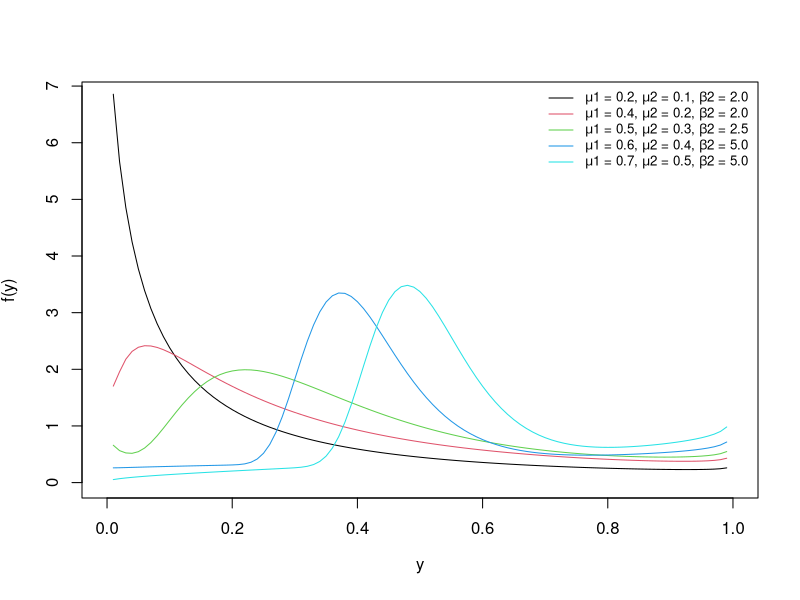
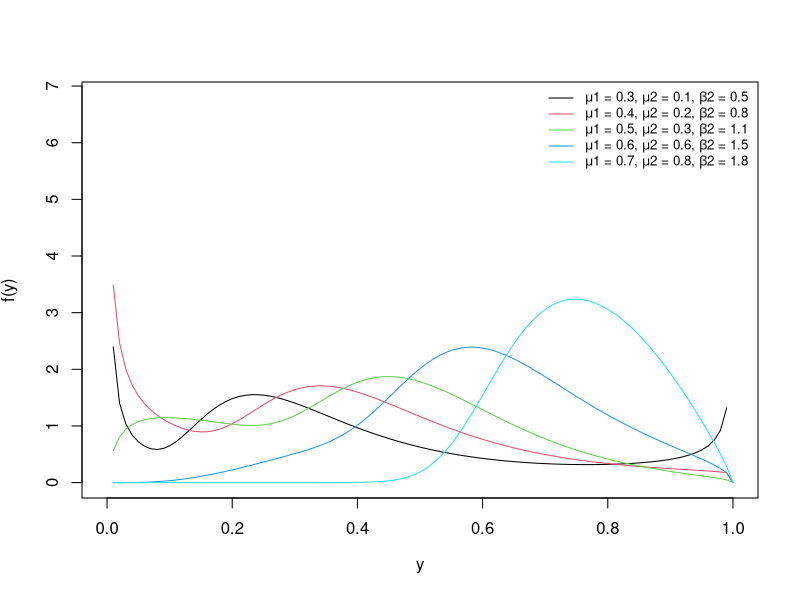
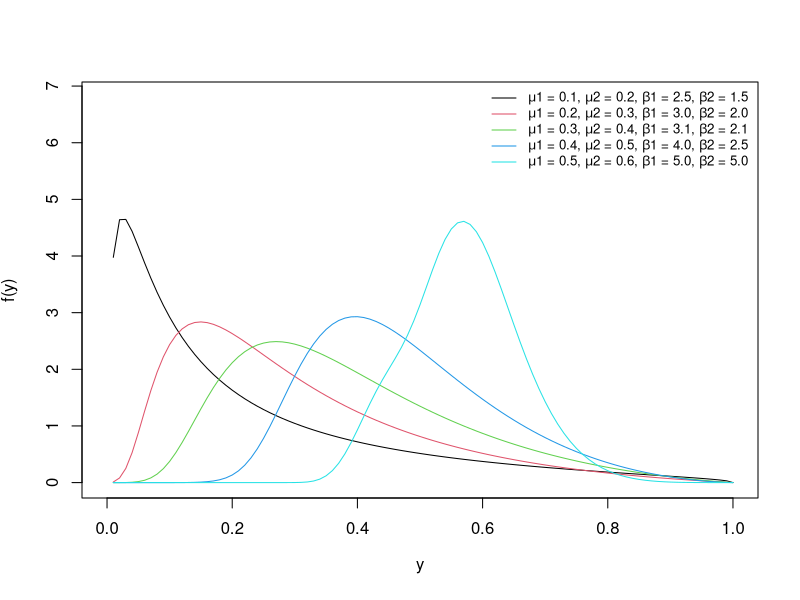
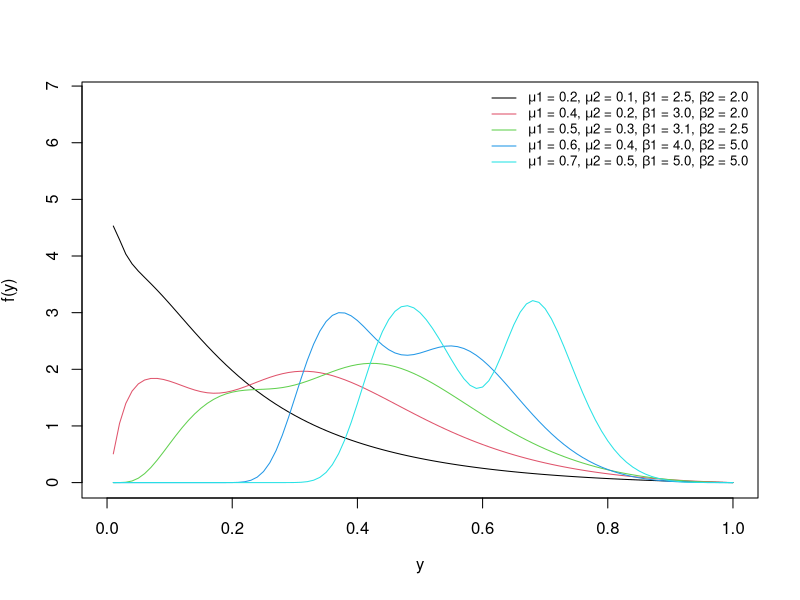

These charts were generated, in order, by the following R code:
####################################################
###############   Unit Weibull Mixture #############
####################################################
####################################################
#Clear the memory
rm(list = ls())

#Inicializations
fromx=0
tox=1
yliminf=0
ylimsup=6.8

p = 0.4
tau = 0.5
#Probability density function
f_wei<- function(y)
{
  (p*b1*log(tau)/(y*(log(l1)))*(log(y)/log(l1))^(b1-1)*tau^((log(y)/log(l1))^(b1)))+
    (1-p)*(b2*log(tau)/(y*(log(l2)))*(log(y)/log(l2))^(b2-1)*tau^((log(y)/log(l2))^(b2)))
  }
###############################################################################
# Information for the construction of Figure 4a of Section 4.

l1 = 0.2
l2 = 0.1
b1 = 0.9
b2 = 2.0
curve(f_wei,from=fromx, to=tox, add = FALSE, lty= 1,xlab = expression("y"),
      ylab = expression("f(y)"),ylim =c(yliminf,ylimsup), col =1, lwd = 1) 

l1 = 0.4
l2 = 0.2
b1 = 0.9
b2 = 2.0
curve(f_wei,from=fromx, to=tox, add = TRUE, lty=1,
      ylab = expression("f(y)"),ylim =c(yliminf,ylimsup), col = 2, lwd = 1)

l1 = 0.5
l2 = 0.3
b1 = 0.9
b2 = 2.5
curve(f_wei,from=fromx, to=tox, add = TRUE, lty=1,
      ylab = expression("f(y)"),ylim =c(yliminf,ylimsup), col = 3, lwd = 1)

l1 = 0.6
l2 = 0.4
b1 = 0.9
b2 = 5.0
curve(f_wei,from=fromx, to=tox, add = TRUE, lty=1, ylab = expression("f(y)"),
      ylim =c(yliminf,ylimsup), col = 4, lwd = 1)

l1 = 0.7
l2 = 0.5
b1 = 0.9
b2 = 5.0
curve(f_wei,from=fromx, to=tox, add = TRUE, lty=1,
      ylab = expression("f(y)"),xlab = expression("y"),
      ylim =c(yliminf,ylimsup), col = 5, lwd = 1)
  

legend("topright", c(expression(paste(mu,1, " = 0.2, ", mu,2, " = 0.1, ", beta,2,' = 2.0 ')),
                     c(expression(paste(mu,1, " = 0.4, ", mu,2, " = 0.2, ", beta,2,' = 2.0 ')),
                       c(expression(paste(mu,1, " = 0.5, ", mu,2, " = 0.3, ", beta,2,' = 2.5 ')),
                         c(expression(paste(mu,1, " = 0.6, ", mu,2, " = 0.4, ", beta,2,' = 5.0 ')),
                           c(expression(paste(mu,1, " = 0.7, ", mu,2, " = 0.5, ", beta,2,' = 5.0'))))))),
       col = c(1,2,3,4,5),
       lty= c(1,1,1,1,1),
       lwd = c(1,1,1,1,1), bty="n", cex = 0.8)
###############################################################################
###############################################################################
# Information for the construction of Figure 4b of Section 4.

l1 = 0.3
l2 = 0.1
b1 = 3.0
b2 = 0.5
curve(f_wei,from=fromx, to=tox, add = FALSE, lty= 1,xlab = expression("y"),
      ylab = expression("f(y)"),ylim =c(yliminf,ylimsup), col =1, lwd = 1) 

l1 = 0.4
l2 = 0.2
b1 = 3.0
b2 = 1.1
curve(f_wei,from=fromx, to=tox, add = TRUE, lty=1,
      ylab = expression("f(y)"),ylim =c(yliminf,ylimsup), col = 2, lwd = 1)

l1 = 0.5
l2 = 0.3
b1 = 3.0
b2 = 1.5
curve(f_wei,from=fromx, to=tox, add = TRUE, lty=1,
      ylab = expression("f(y)"),ylim =c(yliminf,ylimsup), col = 3, lwd = 1)

l1 = 0.6
l2 = 0.6
b1 = 3.0
b2 = 1.5
curve(f_wei,from=fromx, to=tox, add = TRUE, lty=1, ylab = expression("f(y)"),
      ylim =c(yliminf,ylimsup), col = 4, lwd = 1)

l1 = 0.7
l2 = 0.8
b1 = 3.0
b2 = 1.8
curve(f_wei,from=fromx, to=tox, add = TRUE, lty=1,
      ylab = expression("f(y)"),xlab = expression("y"),
      ylim =c(yliminf,ylimsup), col = 5, lwd = 1)


legend("topright", c(expression(paste(mu,1, " = 0.3, ", mu,2, " = 0.1, ", beta,2,' = 0.5 ')),
                     c(expression(paste(mu,1, " = 0.4, ", mu,2, " = 0.2, ", beta,2,' = 0.8 ')),
                       c(expression(paste(mu,1, " = 0.5, ", mu,2, " = 0.3, ", beta,2,' = 1.1 ')),
                         c(expression(paste(mu,1, " = 0.6, ", mu,2, " = 0.6, ", beta,2,' = 1.5 ')),
                           c(expression(paste(mu,1, " = 0.7, ", mu,2, " = 0.8, ", beta,2,' = 1.8'))))))),
       col = c(1,2,3,4,5),
       lty= c(1,1,1,1,1),
       lwd = c(1,1,1,1,1), bty="n", cex = 0.8)

###############################################################################
###############################################################################
# Information for the construction of Figure 4c of Section 4.

l1 = 0.1
l2 = 0.2
b1 = 2.5
b2 = 1.5
curve(f_wei,from=fromx, to=tox, add = FALSE, lty= 1,xlab = expression("y"),
      ylab = expression("f(y)"),ylim =c(yliminf,ylimsup), col =1, lwd = 1) 

l1 = 0.2
l2 = 0.3
b1 = 3.0
b2 = 2.0
curve(f_wei,from=fromx, to=tox, add = TRUE, lty=1,
      ylab = expression("f(y)"),ylim =c(yliminf,ylimsup), col = 2, lwd = 1)

l1 = 0.3
l2 = 0.4
b1 = 3.1
b2 = 2.1
curve(f_wei,from=fromx, to=tox, add = TRUE, lty=1,
      ylab = expression("f(y)"),ylim =c(yliminf,ylimsup), col = 3, lwd = 1)

l1 = 0.4
l2 = 0.5
b1 = 4.0
b2 = 2.5
curve(f_wei,from=fromx, to=tox, add = TRUE, lty=1, ylab = expression("f(y)"),
      ylim =c(yliminf,ylimsup), col = 4, lwd = 1)

l1 = 0.5
l2 = 0.6
b1 = 5.0
b2 = 5.0
curve(f_wei,from=fromx, to=tox, add = TRUE, lty=1,
      ylab = expression("f(y)"),xlab = expression("y"),
      ylim =c(yliminf,ylimsup), col = 5, lwd = 1)


legend("topright", c(expression(paste(mu,1, " = 0.1, ", mu,2, " = 0.2, ", beta,1,' = 2.5, ', beta,2,' = 1.5 ')),
                     c(expression(paste(mu,1, " = 0.2, ", mu,2, " = 0.3, ", beta,1,' = 3.0, ', beta,2,' = 2.0 ')),
                       c(expression(paste(mu,1, " = 0.3, ", mu,2, " = 0.4, ", beta,1,' = 3.1, ', beta,2,' = 2.1 ')),
                         c(expression(paste(mu,1, " = 0.4, ", mu,2, " = 0.5, ", beta,1,' = 4.0, ', beta,2,' = 2.5 ')),
                           c(expression(paste(mu,1, " = 0.5, ", mu,2, " = 0.6, ", beta,1,' = 5.0, ', beta,2,' = 5.0'))))))),
       col = c(1,2,3,4,5),
       lty= c(1,1,1,1,1),
       lwd = c(1,1,1,1,1), bty="n", cex = 0.8)


###############################################################################
###############################################################################
# Information for the construction of Figure 4d of Section 4.

l1 = 0.2
l2 = 0.1
b1 = 2.5
b2 = 2.0
curve(f_wei,from=fromx, to=tox, add = FALSE, lty= 1,xlab = expression("y"),
      ylab = expression("f(y)"),ylim =c(yliminf,ylimsup), col =1, lwd = 1) 

l1 = 0.4
l2 = 0.2
b1 = 3.0
b2 = 2.0
curve(f_wei,from=fromx, to=tox, add = TRUE, lty=1,
      ylab = expression("f(y)"),ylim =c(yliminf,ylimsup), col = 2, lwd = 1)

l1 = 0.5
l2 = 0.3
b1 = 3.1
b2 = 2.5
curve(f_wei,from=fromx, to=tox, add = TRUE, lty=1,
      ylab = expression("f(y)"),ylim =c(yliminf,ylimsup), col = 3, lwd = 1)

l1 = 0.6
l2 = 0.4
b1 = 4.0
b2 = 5.0
curve(f_wei,from=fromx, to=tox, add = TRUE, lty=1, ylab = expression("f(y)"),
      ylim =c(yliminf,ylimsup), col = 4, lwd = 1)

l1 = 0.7
l2 = 0.5
b1 = 5.0
b2 = 5.0
curve(f_wei,from=fromx, to=tox, add = TRUE, lty=1,
      ylab = expression("f(y)"),xlab = expression("y"),
      ylim =c(yliminf,ylimsup), col = 5, lwd = 1)


legend("topright", c(expression(paste(mu,1, " = 0.2, ", mu,2, " = 0.1, ", beta,1,' = 2.5, ', beta,2,' = 2.0 ')),
                     c(expression(paste(mu,1, " = 0.4, ", mu,2, " = 0.2, ", beta,1,' = 3.0, ', beta,2,' = 2.0 ')),
                       c(expression(paste(mu,1, " = 0.5, ", mu,2, " = 0.3, ", beta,1,' = 3.1, ', beta,2,' = 2.5 ')),
                         c(expression(paste(mu,1, " = 0.6, ", mu,2, " = 0.4, ", beta,1,' = 4.0, ', beta,2,' = 5.0 ')),
                           c(expression(paste(mu,1, " = 0.7, ", mu,2, " = 0.5, ", beta,1,' = 5.0, ', beta,2,' = 5.0'))))))),
       col = c(1,2,3,4,5),
       lty= c(1,1,1,1,1),
       lwd = c(1,1,1,1,1), bty="n", cex = 0.8)



